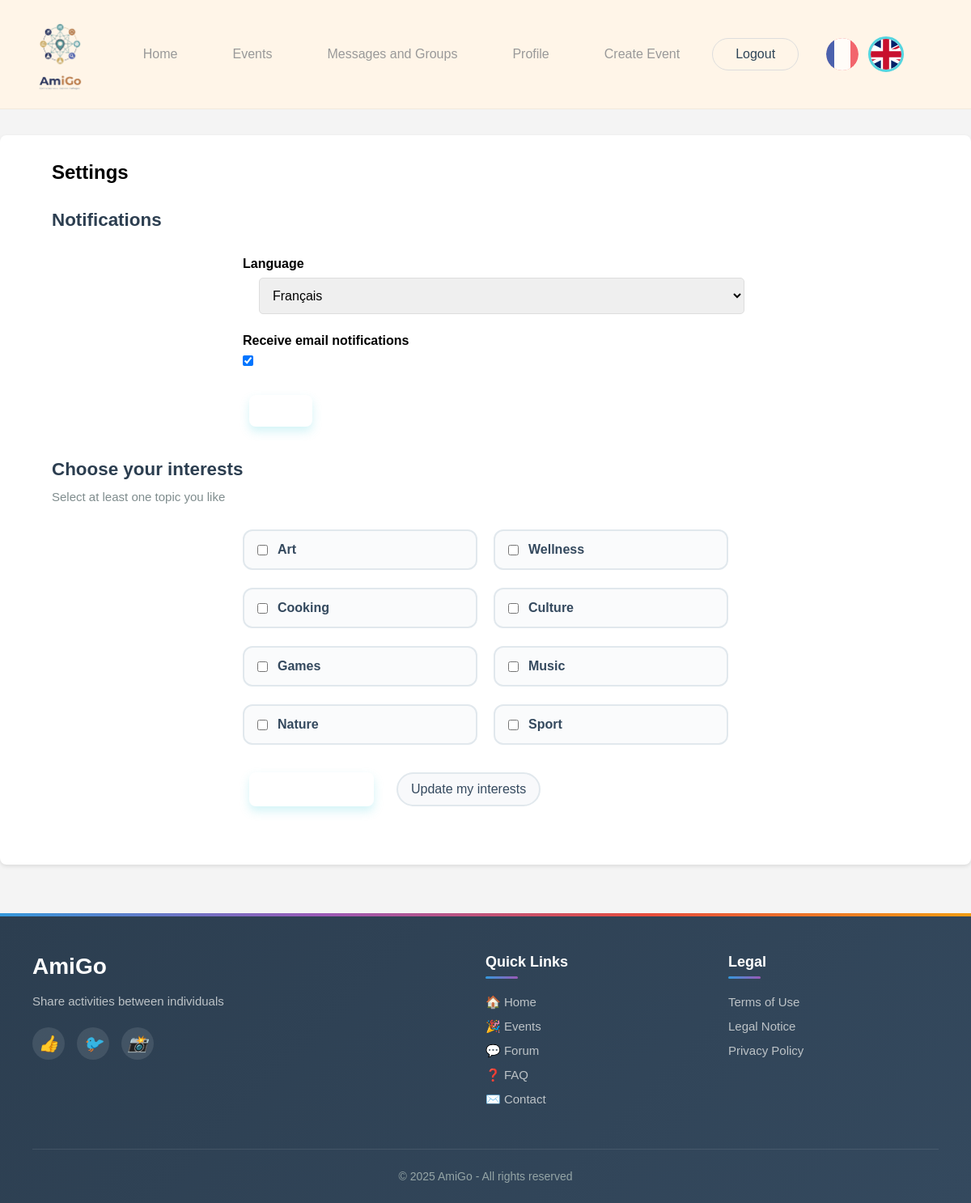
Page /pages/settings.php (signed in) on the committed database.
### tables this page shows
CREATE TABLE IF NOT EXISTS activity_categories (
    id INT AUTO_INCREMENT PRIMARY KEY,
    name VARCHAR(50) NOT NULL UNIQUE,
    color VARCHAR(7) NOT NULL,
    icon VARCHAR(50),
    created_at TIMESTAMP DEFAULT CURRENT_TIMESTAMP
);

### includes/language.php (called while the page is built, shortened)
<?php
$translations = [];
function t($key, $params = []) {
    global $translations;
    $keys = explode('.', $key);
    $value = $translations;
    foreach ($keys as $k) {
        if (isset($value[$k])) {
            $value = $value[$k];
        } else {
            return $key;
        }
    }
    return $value;
}

### pages/settings.php (the view, shortened to what this page needs)
<?php
require_once '../includes/language.php';
$pdo = getDB();
$userId = (int)$_SESSION['user_id'];
$categories = [];
$selectedInterests = [];
try {
    $pdo->exec("CREATE TABLE IF NOT EXISTS user_interest_categories (
        user_id INT NOT NULL,
        category_id INT NOT NULL,
        created_at TIMESTAMP DEFAULT CURRENT_TIMESTAMP,
        PRIMARY KEY (user_id, category_id),
        FOREIGN KEY (user_id) REFERENCES users(id) ON DELETE CASCADE,
        FOREIGN KEY (category_id) REFERENCES activity_categories(id) ON DELETE RESTRICT,
        INDEX idx_user (user_id),
        INDEX idx_category (category_id)
    ) ENGINE=InnoDB DEFAULT CHARSET=utf8mb4 COLLATE=utf8mb4_unicode_ci");
    $stmtCats = $pdo->query("SELECT id, name FROM activity_categories ORDER BY name");
    $categories = $stmtCats->fetchAll();
    $stmtSel = $pdo->prepare("SELECT category_id FROM user_interest_categories WHERE user_id = ?");
    $stmtSel->execute([$userId]);
    $selectedInterests = array_map(function($r){ return (int)$r['category_id']; }, $stmtSel->fetchAll());
} catch (PDOException $e) {
    $categories = [];
}
include '../includes/header.php';
?>
<div class="container">
    <h2><?php echo t('pages.settings'); ?></h2>
    <section>
        <h3><?php echo t('pages.notifications'); ?></h3>
        <form method="POST" action="">
            <div class="form-group">
                <label for="language"><?php echo t('pages.language_preference'); ?></label>
                <select id="language" name="language" class="language-selector">
                    <option value="fr">Français</option>
                </select>
            </div>
            <div class="form-group">
                <label for="notifications"><?php echo t('pages.receive_email_notifications'); ?></label>
                <input type="checkbox" id="notifications" name="notifications" checked>
            </div>
            <button type="submit" class="btn btn-primary"><?php echo t('pages.save_settings'); ?></button>
        </form>
    </section>
    <section class="choose-interests">
        <h3><?php echo t('profile.choose_interests_title'); ?></h3>
        <p class="subtitle"><?php echo t('profile.choose_interests_subtitle'); ?></p>
        <form method="POST" action="">
            <div class="interests-grid">
                <?php foreach ($categories as $cat): $cid = (int)$cat['id']; ?>
                    <label class="interest-item">
                        <input type="checkbox" name="interests[]" value="<?php echo $cid; ?>" <?php echo in_array($cid, $selectedInterests) ? 'checked' : ''; ?>>
                        <span><?php echo t('categories.' . $cat['name']); ?></span>
                    </label>
                <?php endforeach; ?>
            </div>
            <div class="actions">
                <button type="submit" class="btn btn-primary"><?php echo t('profile.choose_interests_save'); ?></button>
                <a href="../profile/recommendations.php" class="btn btn-secondary"><?php echo t('profile.update_interests'); ?></a>
            </div>
        </form>
    </section>
</div>
<?php include '../includes/footer.php';

### assets/css/header.css (style rules this page uses)
* { margin: 0; padding: 0; box-sizing: border-box; }
body { font-family: -apple-system, BlinkMacSystemFont, 'Segoe UI', Roboto, 'Helvetica Neue', Arial, sans-serif; background-color: #FFF5E8; }
.language-selector { display: flex; gap: 10px; align-items: center; margin-left: 20px !important; }

### assets/css/style.css (style rules this page uses)
* { margin: 0; padding: 0; box-sizing: border-box; }
:root { --accent-fresh: #55D5E0; --accent-warm: #F6B12D; }
body { font-family: Arial, sans-serif; background-color: #f4f4f4; }
.container { padding: 2rem; }
.btn { display: inline-block; padding: 0.75rem 1.5rem; margin: 0.5rem; border: none; border-radius: 10px; cursor: pointer; text-decoration: none; transition: all 0.25s ease; }
.btn-primary { background: linear-gradient(135deg, #6ee0eb 0%, #4a7fad 100%); color: #fff; box-shadow: 0 8px 20px rgba(110, 224, 235, 0.35); }
.btn-secondary { background: #f8f9fb; color: #34495e; border: 2px solid #e1e8ed; border-radius: 999px; }
form { max-width: 600px; margin: 2rem auto; }
.form-group { margin-bottom: 1.5rem; }
label { display: block; margin-bottom: 0.5rem; font-weight: bold; }
input[type="text"], input[type="email"], input[type="password"], input[type="number"], input[type="date"], textarea, select { width: 100%; padding: 0.75rem; border: 1px solid #ddd; border-radius: 5px; font-size: 1rem; }

### assets/css/index.css (style rules this page uses)
section > p { color: #999; margin-bottom: 30px; font-size: 15px; }

### profile/css/profile.css (style rules this page uses)
section { margin: 2rem 0; }
section h3 { font-size: 1.4rem; color: #2c3e50; margin-bottom: 0.75rem; }
.btn { display: inline-block; padding: 0.75rem 1.5rem; border-radius: 8px; text-decoration: none; font-weight: 500; transition: all 0.3s ease; margin-right: 0.5rem; margin-bottom: 0.5rem; }
.btn-primary { background: linear-gradient(135deg, var(--brand-primary-1) 0%, var(--brand-primary-2) 100%); color: #fff; box-shadow: 0 6px 12px rgba(85, 213, 224, 0.25); }
.btn-secondary { background: #f8f9fb; color: #34495e; border: 2px solid #e1e8ed; border-radius: 999px; padding: 10px 16px; }
.choose-interests p.subtitle { color: #7f8c8d; margin-bottom: 16px; }
.choose-interests .interests-grid { display: grid; grid-template-columns: repeat(2, 1fr); gap: 14px 20px; margin-top: 12px; }
.choose-interests .interest-item { background: #fafbfc; border: 2px solid #e1e8ed; border-radius: 12px; padding: 14px 16px; display: flex; align-items: center; }
.choose-interests .interest-item input[type="checkbox"] { margin-right: 12px; accent-color: var(--accent-fresh); }
.choose-interests .interest-item span { color: #34495e; font-weight: 600; }
.choose-interests .actions { margin-top: 18px; display: flex; gap: 12px; }

### rows in the picture
activity_categories: name "Art"
activity_categories: name "Wellness"
activity_categories: name "Cooking"
activity_categories: name "Culture"
activity_categories: name "Games"
activity_categories: name "Music"
activity_categories: name "Nature"
activity_categories: name "Sport"

### other values in the picture
t('header.home') "Home"
t('header.events') "Events"
t('messages.page_title') "Messages and Groups"
t('header.profile') "Profile"
t('header.create_event') "Create Event"
t('header.logout') "Logout"
t('pages.settings') "Settings"
t('pages.notifications') "Notifications"
t('pages.language_preference') "Language"
t('pages.receive_email_notifications') "Receive email notifications"
t('profile.choose_interests_title') "Choose your interests"
t('profile.choose_interests_subtitle') "Select at least one topic you like"
t('profile.update_interests') "Update my interests"
t('footer.share_activities') "Share activities between individuals"
t('footer.quick_links') "Quick Links"
